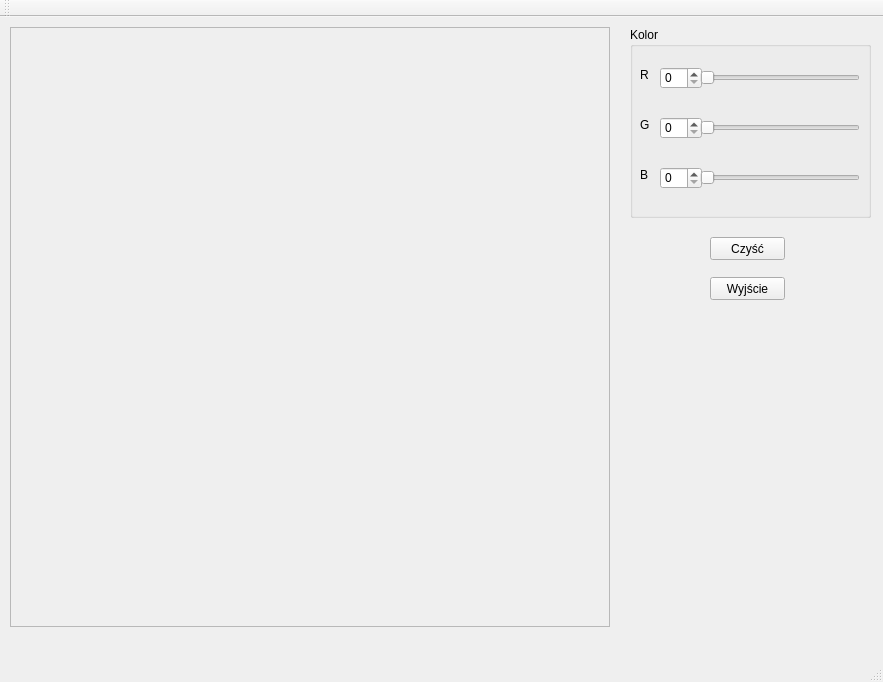
<?xml version="1.0" encoding="UTF-8"?>
<ui version="4.0">
 <class>MainWindow</class>
 <widget class="QMainWindow" name="MainWindow">
  <property name="geometry">
   <rect>
    <x>0</x>
    <y>0</y>
    <width>883</width>
    <height>682</height>
   </rect>
  </property>
  <property name="windowTitle">
   <string>MainWindow</string>
  </property>
  <widget class="QWidget" name="centralWidget">
   <widget class="QFrame" name="rysujFrame">
    <property name="geometry">
     <rect>
      <x>10</x>
      <y>10</y>
      <width>600</width>
      <height>600</height>
     </rect>
    </property>
    <property name="frameShape">
     <enum>QFrame::StyledPanel</enum>
    </property>
    <property name="frameShadow">
     <enum>QFrame::Raised</enum>
    </property>
   </widget>
   <widget class="QGroupBox" name="groupBox">
    <property name="geometry">
     <rect>
      <x>630</x>
      <y>10</y>
      <width>241</width>
      <height>191</height>
     </rect>
    </property>
    <property name="title">
     <string>Kolor</string>
    </property>
    <widget class="QSpinBox" name="spinBox_1">
     <property name="geometry">
      <rect>
       <x>30</x>
       <y>40</y>
       <width>42</width>
       <height>22</height>
      </rect>
     </property>
     <property name="maximum">
      <number>255</number>
     </property>
    </widget>
    <widget class="QSpinBox" name="spinBox_2">
     <property name="geometry">
      <rect>
       <x>30</x>
       <y>90</y>
       <width>42</width>
       <height>22</height>
      </rect>
     </property>
     <property name="maximum">
      <number>255</number>
     </property>
    </widget>
    <widget class="QSpinBox" name="spinBox_3">
     <property name="geometry">
      <rect>
       <x>30</x>
       <y>140</y>
       <width>42</width>
       <height>22</height>
      </rect>
     </property>
     <property name="maximum">
      <number>255</number>
     </property>
    </widget>
    <widget class="QSlider" name="horizontalSlider_1">
     <property name="geometry">
      <rect>
       <x>70</x>
       <y>40</y>
       <width>160</width>
       <height>22</height>
      </rect>
     </property>
     <property name="maximum">
      <number>255</number>
     </property>
     <property name="orientation">
      <enum>Qt::Horizontal</enum>
     </property>
    </widget>
    <widget class="QSlider" name="horizontalSlider_2">
     <property name="geometry">
      <rect>
       <x>70</x>
       <y>90</y>
       <width>160</width>
       <height>22</height>
      </rect>
     </property>
     <property name="maximum">
      <number>255</number>
     </property>
     <property name="orientation">
      <enum>Qt::Horizontal</enum>
     </property>
    </widget>
    <widget class="QSlider" name="horizontalSlider_3">
     <property name="geometry">
      <rect>
       <x>70</x>
       <y>140</y>
       <width>160</width>
       <height>22</height>
      </rect>
     </property>
     <property name="maximum">
      <number>255</number>
     </property>
     <property name="orientation">
      <enum>Qt::Horizontal</enum>
     </property>
    </widget>
    <widget class="QLabel" name="label">
     <property name="geometry">
      <rect>
       <x>10</x>
       <y>40</y>
       <width>16</width>
       <height>16</height>
      </rect>
     </property>
     <property name="text">
      <string>R</string>
     </property>
    </widget>
    <widget class="QLabel" name="label_2">
     <property name="geometry">
      <rect>
       <x>10</x>
       <y>90</y>
       <width>16</width>
       <height>16</height>
      </rect>
     </property>
     <property name="text">
      <string>G</string>
     </property>
    </widget>
    <widget class="QLabel" name="label_3">
     <property name="geometry">
      <rect>
       <x>10</x>
       <y>140</y>
       <width>16</width>
       <height>16</height>
      </rect>
     </property>
     <property name="text">
      <string>B</string>
     </property>
    </widget>
   </widget>
   <widget class="QPushButton" name="cleanButton">
    <property name="geometry">
     <rect>
      <x>710</x>
      <y>220</y>
      <width>75</width>
      <height>23</height>
     </rect>
    </property>
    <property name="text">
     <string>Czyść</string>
    </property>
   </widget>
   <widget class="QPushButton" name="exitButton">
    <property name="geometry">
     <rect>
      <x>710</x>
      <y>260</y>
      <width>75</width>
      <height>23</height>
     </rect>
    </property>
    <property name="text">
     <string>Wyjście</string>
    </property>
   </widget>
  </widget>
  <widget class="QMenuBar" name="menuBar">
   <property name="geometry">
    <rect>
     <x>0</x>
     <y>0</y>
     <width>883</width>
     <height>21</height>
    </rect>
   </property>
  </widget>
  <widget class="QToolBar" name="mainToolBar">
   <attribute name="toolBarArea">
    <enum>TopToolBarArea</enum>
   </attribute>
   <attribute name="toolBarBreak">
    <bool>false</bool>
   </attribute>
  </widget>
  <widget class="QStatusBar" name="statusBar"/>
 </widget>
 <layoutdefault spacing="6" margin="11"/>
 <resources/>
 <connections/>
</ui>
